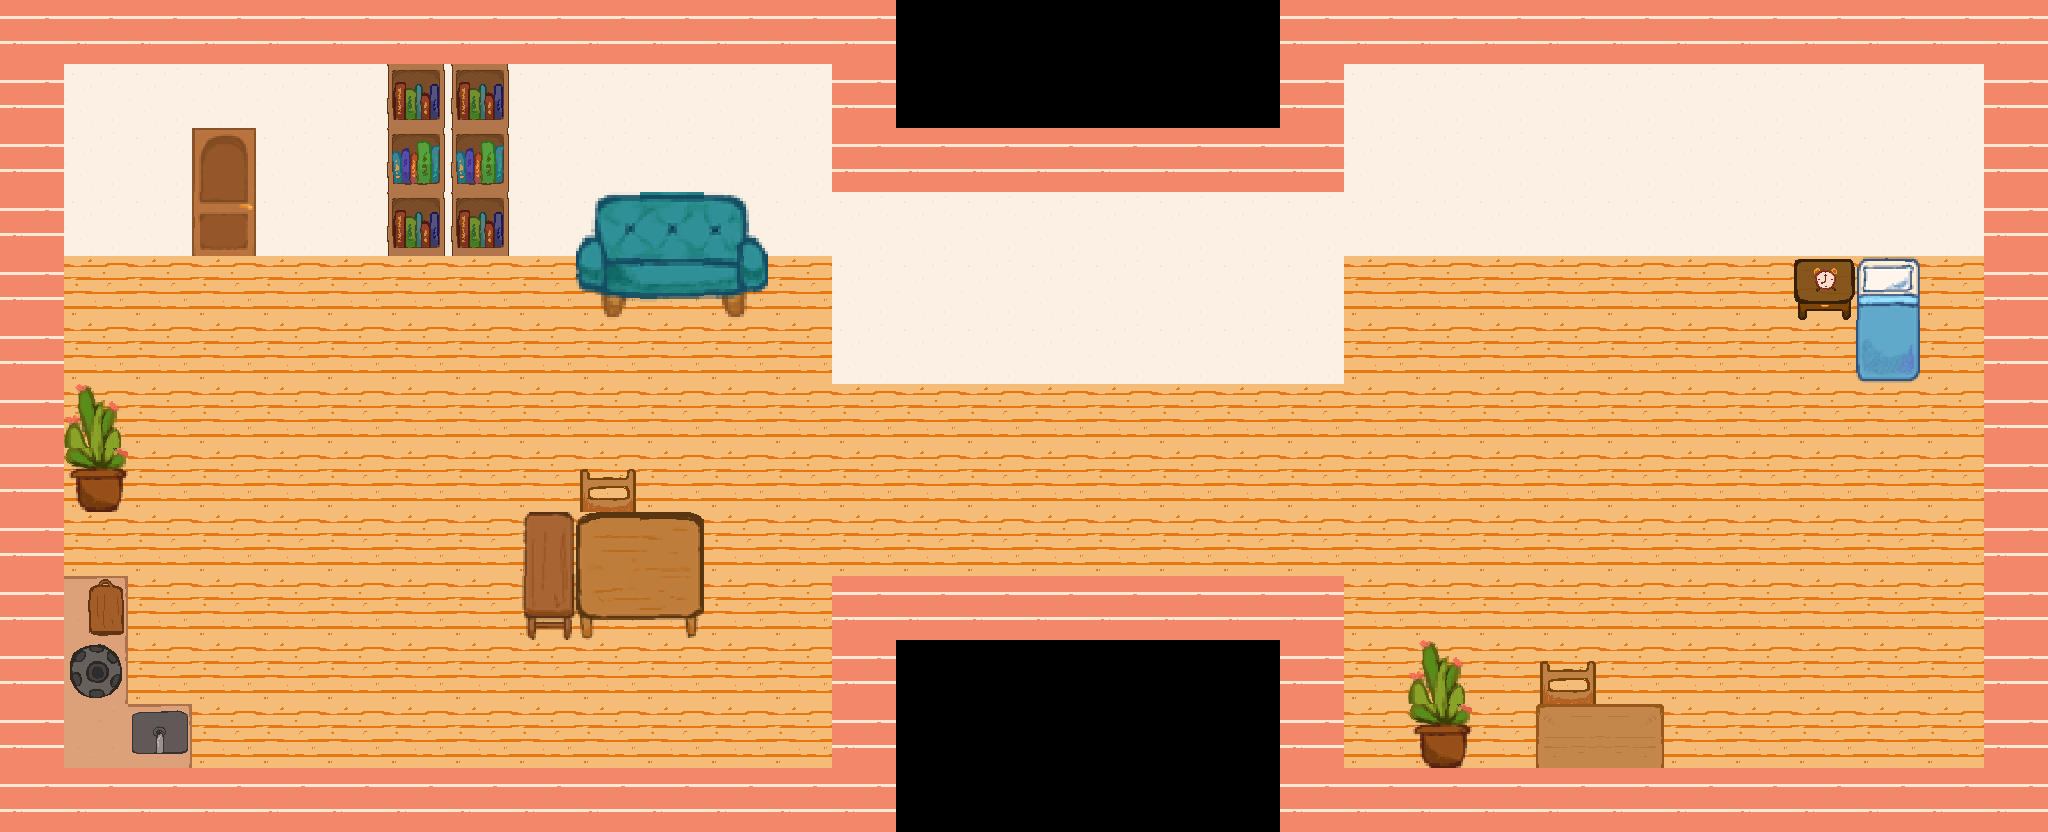

This game map was drawn from its Tiled (.tmx) file and the tilesets committed beside it. A one-line description and the full map source follow:
An orthogonal 32x13 tile map with 64x64 px tiles, 5 tile layers (Boundary, Ground, Wall, Furniture, ...) and 1 object (Bed).

<map version="1.10" tiledversion="1.11.0" orientation="orthogonal" renderorder="right-down" width="32" height="13" tilewidth="64" tileheight="64" infinite="0" nextlayerid="8" nextobjectid="6">
 <editorsettings>
  <export format="tmx" />
 </editorsettings>
 <tileset firstgid="1" source="../tileset.tsx" />
 <layer id="6" name="Boundary" width="32" height="13">
  <data encoding="csv">
20,20,20,20,20,20,20,20,20,20,20,20,20,20,0,0,0,0,0,0,20,20,20,20,20,20,20,20,20,20,20,20,
20,0,0,0,0,0,0,0,0,0,0,0,0,20,0,0,0,0,0,0,20,0,0,0,0,0,0,0,0,0,20,20,
20,0,0,0,0,0,0,0,0,0,0,0,0,20,20,20,20,20,20,20,20,0,0,0,0,0,0,0,0,0,0,20,
20,0,0,0,0,0,0,0,0,0,0,0,0,0,0,0,0,0,0,0,0,0,0,0,0,0,0,0,0,0,0,20,
20,0,0,0,0,0,0,0,0,0,0,0,0,0,0,0,0,0,0,0,0,0,0,0,0,0,0,0,0,0,0,20,
20,0,0,0,0,0,0,0,0,0,0,0,0,0,0,0,0,0,0,0,0,0,0,0,0,0,0,0,0,0,0,20,
20,0,0,0,0,0,0,0,0,0,0,0,0,0,0,0,0,0,0,0,0,0,0,0,0,0,0,0,0,0,0,20,
20,0,0,0,0,0,0,0,0,0,0,0,0,0,0,0,0,0,0,0,0,0,0,0,0,0,0,0,0,0,0,20,
20,0,0,0,0,0,0,0,0,0,0,0,0,0,0,0,0,0,0,0,0,0,0,0,0,0,0,0,0,0,0,20,
20,0,0,0,0,0,0,0,0,0,0,0,0,20,20,20,20,20,20,20,20,0,0,0,0,0,0,0,0,0,0,20,
20,0,0,0,0,0,0,0,0,0,0,0,0,20,0,0,0,0,0,0,20,0,0,0,0,0,0,0,0,0,0,20,
20,0,0,0,0,0,0,0,0,0,0,0,0,20,0,0,0,0,0,0,20,0,0,0,0,0,0,0,0,0,0,20,
20,20,20,20,20,20,20,20,20,20,20,20,20,20,0,0,0,0,0,0,20,20,20,20,20,20,20,20,20,20,20,20
</data>
 </layer>
 <layer id="1" name="Ground" width="32" height="13">
  <data encoding="csv">
0,0,0,0,0,0,0,0,0,0,0,0,0,0,0,0,0,0,0,0,0,0,0,0,0,0,0,0,0,0,0,0,
0,0,0,0,0,0,0,0,0,0,0,0,0,0,0,0,0,0,0,0,0,0,0,0,0,0,0,0,0,0,0,0,
0,0,0,0,0,0,0,0,0,0,0,0,0,0,0,0,0,0,0,0,0,0,0,0,0,0,0,0,0,0,0,0,
0,0,0,0,0,0,0,0,0,0,0,0,0,0,0,0,0,0,0,0,0,0,0,0,0,0,0,0,0,0,0,0,
0,1,1,1,1,1,1,1,1,1,1,1,1,0,0,0,0,0,0,0,0,1,1,1,1,1,1,1,1,1,1,0,
0,1,1,1,1,1,1,1,1,1,1,1,1,0,0,0,0,0,0,0,0,1,1,1,1,1,1,1,1,1,1,0,
0,1,1,1,1,1,1,1,1,1,1,1,1,1,1,1,1,1,1,1,1,1,1,1,1,1,1,1,1,1,1,0,
0,1,1,1,1,1,1,1,1,1,1,1,1,1,1,1,1,1,1,1,1,1,1,1,1,1,1,1,1,1,1,0,
0,1,1,1,1,1,1,1,1,1,1,1,1,1,1,1,1,1,1,1,1,1,1,1,1,1,1,1,1,1,1,0,
0,1,1,1,1,1,1,1,1,1,1,1,1,0,0,0,0,0,0,0,0,1,1,1,1,1,1,1,1,1,1,0,
0,1,1,1,1,1,1,1,1,1,1,1,1,0,0,0,0,0,0,0,0,1,1,1,1,1,1,1,1,1,1,0,
0,1,1,1,1,1,1,1,1,1,1,1,1,0,0,0,0,0,0,0,0,1,1,1,1,1,1,1,1,1,1,0,
0,0,0,0,0,0,0,0,0,0,0,0,0,0,0,0,0,0,0,0,0,0,0,0,0,0,0,0,0,0,0,0
</data>
 </layer>
 <layer id="4" name="Wall" width="32" height="13">
  <data encoding="csv">
0,0,0,0,0,0,0,0,0,0,0,0,0,0,0,0,0,0,0,0,0,0,0,0,0,0,0,0,0,0,0,0,
0,2,2,2,2,2,2,2,2,2,2,2,2,0,0,0,0,0,0,0,0,2,2,2,2,2,2,2,2,2,2,0,
0,2,2,6,2,2,2,2,2,2,2,2,2,0,0,0,0,0,0,0,0,2,2,2,2,2,2,2,2,2,2,0,
0,2,2,5,2,2,2,2,2,2,2,2,2,2,2,2,2,2,2,2,2,2,2,2,2,2,2,2,2,2,2,0,
0,0,0,0,0,0,0,0,0,0,0,0,0,2,2,2,2,2,2,2,2,0,0,0,0,0,0,0,0,0,0,0,
0,0,0,0,0,0,0,0,0,0,0,0,0,2,2,2,2,2,2,2,2,0,0,0,0,0,0,0,0,0,0,0,
0,0,0,0,0,0,0,0,0,0,0,0,0,0,0,0,0,0,0,0,0,0,0,0,0,0,0,0,0,0,0,0,
0,0,0,0,0,0,0,0,0,0,0,0,0,0,0,0,0,0,0,0,0,0,0,0,0,0,0,0,0,0,0,0,
0,0,0,0,0,0,0,0,0,0,0,0,0,0,0,0,0,0,0,0,0,0,0,0,0,0,0,0,0,0,0,0,
0,0,0,0,0,0,0,0,0,0,0,0,0,0,0,0,0,0,0,0,0,0,0,0,0,0,0,0,0,0,0,0,
0,0,0,0,0,0,0,0,0,0,0,0,0,0,0,0,0,0,0,0,0,0,0,0,0,0,0,0,0,0,0,0,
0,0,0,0,0,0,0,0,0,0,0,0,0,0,0,0,0,0,0,0,0,0,0,0,0,0,0,0,0,0,0,0,
0,0,0,0,0,0,0,0,0,0,0,0,0,0,0,0,0,0,0,0,0,0,0,0,0,0,0,0,0,0,0,0
</data>
 </layer>
 <layer id="2" name="Furniture" width="32" height="13">
  <data encoding="csv">
0,0,0,0,0,0,0,0,0,0,0,0,0,0,0,0,0,0,0,0,0,0,0,0,0,0,0,0,0,0,0,0,
0,0,0,0,0,0,10,10,0,0,0,0,0,0,0,0,0,0,0,0,0,0,0,0,0,0,0,0,0,0,0,0,
0,0,0,0,0,0,11,11,0,0,0,0,0,0,0,0,0,0,0,0,0,0,0,0,0,0,0,0,0,0,0,0,
0,0,0,0,0,0,10,10,0,15,19,48,0,0,0,0,0,0,0,0,0,0,0,0,0,0,0,0,0,0,0,0,
0,0,0,0,0,0,0,0,0,14,18,16,0,0,0,0,0,0,0,0,0,0,0,0,0,0,0,0,24,23,0,0,
0,0,0,0,0,0,0,0,0,0,0,0,0,0,0,0,0,0,0,0,0,0,0,0,0,0,0,0,0,22,0,0,
0,13,0,0,0,0,0,0,0,0,0,0,0,0,0,0,0,0,0,0,0,0,0,0,0,0,0,0,0,0,0,0,
0,8,0,0,0,0,0,0,0,42,0,0,0,0,0,0,0,0,0,0,0,0,0,0,0,0,0,0,0,0,0,0,
0,0,0,0,0,0,0,0,44,40,41,0,0,0,0,0,0,0,0,0,0,0,0,0,0,0,0,0,0,0,0,0,
0,35,0,0,0,0,0,0,43,39,38,0,0,0,0,0,0,0,0,0,0,0,0,0,0,0,0,0,0,0,0,0,
0,36,0,0,0,0,0,0,0,0,0,0,0,0,0,0,0,0,0,0,0,0,13,0,42,0,0,0,0,0,0,0,
0,34,35,0,0,0,0,0,0,0,0,0,0,0,0,0,0,0,0,0,0,0,8,0,46,47,0,0,0,0,0,0,
0,0,0,0,0,0,0,0,0,0,0,0,0,0,0,0,0,0,0,0,0,0,0,0,0,0,0,0,0,0,0,0
</data>
 </layer>
 <layer id="5" name="Tabletop" width="32" height="13">
  <data encoding="csv">
0,0,0,0,0,0,0,0,0,0,0,0,0,0,0,0,0,0,0,0,0,0,0,0,0,0,0,0,0,0,0,0,
0,0,0,0,0,0,0,0,0,0,0,0,0,0,0,0,0,0,0,0,0,0,0,0,0,0,0,0,0,0,0,0,
0,0,0,0,0,0,0,0,0,0,0,0,0,0,0,0,0,0,0,0,0,0,0,0,0,0,0,0,0,0,0,0,
0,0,0,0,0,0,0,0,0,0,0,0,0,0,0,0,0,0,0,0,0,0,0,0,0,0,0,0,0,0,0,0,
0,0,0,0,0,0,0,0,0,0,0,0,0,0,0,0,0,0,0,0,0,0,0,0,0,0,0,0,25,0,0,0,
0,0,0,0,0,0,0,0,0,0,0,0,0,0,0,0,0,0,0,0,0,0,0,0,0,0,0,0,0,0,0,0,
0,0,0,0,0,0,0,0,0,0,0,0,0,0,0,0,0,0,0,0,0,0,0,0,0,0,0,0,0,0,0,0,
0,0,0,0,0,0,0,0,0,0,0,0,0,0,0,0,0,0,0,0,0,0,0,0,0,0,0,0,0,0,0,0,
0,0,0,0,0,0,0,0,0,0,0,0,0,0,0,0,0,0,0,0,0,0,0,0,0,0,0,0,0,0,0,0,
0,45,0,0,0,0,0,0,0,0,0,0,0,0,0,0,0,0,0,0,0,0,0,0,0,0,0,0,0,0,0,0,
0,37,0,0,0,0,0,0,0,0,0,0,0,0,0,0,0,0,0,0,0,0,0,0,0,0,0,0,0,0,0,0,
0,0,21,0,0,0,0,0,0,0,0,0,0,0,0,0,0,0,0,0,0,0,0,0,0,0,0,0,0,0,0,0,
0,0,0,0,0,0,0,0,0,0,0,0,0,0,0,0,0,0,0,0,0,0,0,0,0,0,0,0,0,0,0,0
</data>
 </layer>
 <objectgroup id="3" name="Player">
  <object id="5" name="Bed" x="1855.35" y="257.471" width="127.175" height="163.065" />
 </objectgroup>
</map>